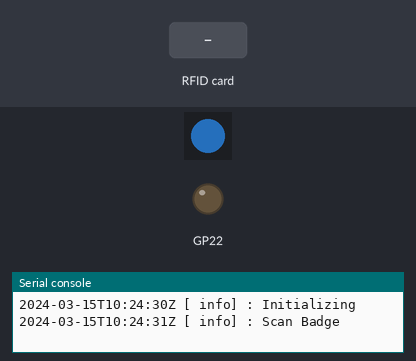
A program run on a simulated Raspberry Pi Pico running CircuitPython. Shown: 1 RGB LEDs in strip order, left to right, output pins drawn as LEDs (lit = HIGH), the last lines printed to the serial console. Inputs (shaded band) come from the test bench. Dim RGB values are drawn brighter than linear; the clock reads 2024-03-15 10:24:30 at power-on unless the program sets it; values from a settings file that is not in the repository are placeholders; web requests get an empty 200 reply after 0.4 s.

Above: at 2.7 s.
2.8 s: RFID card 5E 7A 19 C4 held to the reader
At 3.0 s:
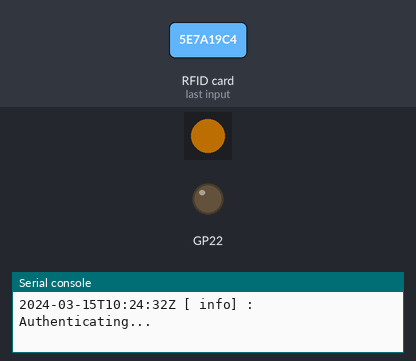
At 4.3 s:
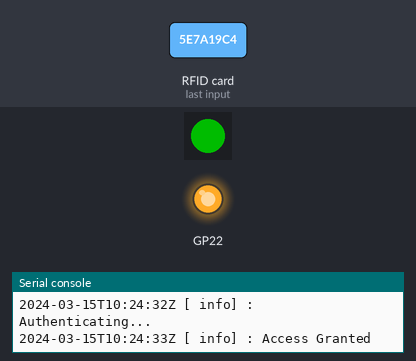
Timing chart, 0 to 14.7 s (numbered marks = the images above; inputs shaded):
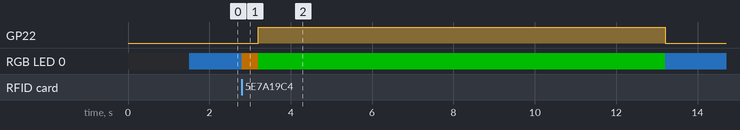

The program:

main.py
```python
import time
from os import uname

import board
from busio import SPI, I2C
from digitalio import DigitalInOut, Direction
from microcontroller import Pin
from neopixel import NeoPixel

from src.display import Display
from src.logger import logger
from src.reader import Reader
from src.wifi import Wifi


# region Classes
class Config:
    spi: tuple[Pin, Pin, Pin]
    i2c: tuple[Pin, Pin]
    reader: tuple[Pin, Pin]
    display: tuple[Pin, Pin] | None
    relay: Pin
    neopixel: Pin
    neopixel_count: int
# endregion


# region Colors
class colors:
    OFF = (0, 0, 0)
    RED = (255, 0, 0)
    YELLOW = (255, 150, 0)
    GREEN = (0, 255, 0)
    # CYAN = (0, 255, 255)
    # BLUE = (0, 0, 255)
    # PURPLE = (180, 0, 255)
    FAMILAB_BLUE = 0x3399FF
# endregion


# region Board Configurations
board_id = uname()[0]
if board_id == 'ESP32S3':
    config = Config()
    config.neopixel = RuntimeError("Unimplemented!")
    config.neopixel_count = 1
    config.spi = (board.SCLK, board.MOSI, board.MISO)
    config.reader = (board.SDA, board.D5)
    config.display = (board.TFT_CS, board.TFT_DC)
    config.relay = board.D13

elif board_id == 'rp2040':
    config = Config()
    config.neopixel = board.GP11
    config.neopixel_count = 1
    config.spi = (board.GP18, board.GP19, board.GP16)
    config.i2c = (board.GP1, board.GP0)
    config.reader = (board.GP2, board.GP3)
    config.relay = board.GP22

else:
    raise RuntimeError(f"Unsupported platform {board_id}")
# endregion


# region Setup
logger.info("#####################")
logger.info("# Access Controller #")
logger.info("#####################")

## Init NeoPixels
logger.info("Initializing")
pixels: NeoPixel = NeoPixel(
    pin=config.neopixel,
    n=config.neopixel_count,
    brightness=0.3,
    auto_write=True)
pixels.fill(colors.OFF)

## Init Serial
spi: SPI = SPI(*config.spi)
i2c: I2C = I2C(*config.i2c)

## Init Display
display: Display | None = None
if hasattr(config, "display"):
    display = Display(spi, *config.display)

## Init Reader
if display:
    display.draw_text("Initializing\nNFC Reader")

reader: Reader = Reader(i2c, *config.reader)

## Init Wi-Fi
if display:
    display.draw_text("Connecting\nto WiFi")

wifi: Wifi = Wifi()

## Init Relay
relay: DigitalInOut = DigitalInOut(config.relay)
relay.direction = Direction.OUTPUT

# endregion


# region Main Loop
while True:

    # Waiting for a badge...
    pixels[0] = colors.FAMILAB_BLUE
    logger.info("Scan Badge")
    if display:
        display.draw_text("Familab\nScan Badge")

    media_code = reader.do_read()

    # Got a badge! Checking access...
    pixels[0] = colors.YELLOW
    logger.info("Scanned media: " + media_code)
    logger.info("Authenticating...")
    if display:
        display.draw_text("Authenticating...", 0x00FFFF)

    can_access = wifi.check_access(media_code)

    # Got badge status
    if can_access:
        # Door open!
        logger.info("Access Granted")
        relay.value = 1
        pixels[0] = colors.GREEN
        if display:
            display.draw_text("Access Granted", 0x00FF00)
        time.sleep(10)
        relay.value = 0

    else:
        # Door not open
        logger.info("Access Denied")
        pixels[0] = colors.RED
        if display:
            display.draw_text("Access Denied", 0xFF0000)
        time.sleep(3)

# endregion
```

display.py
```python
import displayio
import terminalio
from adafruit_display_text import label
from adafruit_st7789 import ST7789
from busio import SPI
from microcontroller import Pin

BORDER = 20
FONTSCALE = 2

# Colors
FAMILAB_BLUE = 0x3399FF


class Display:
    display: ST7789

    def __init__(self, spi: SPI, tft_cs: Pin, tft_dc: Pin):
        displayio.release_displays()

        display_bus = displayio.FourWire(spi, command=tft_dc, chip_select=tft_cs)
        # display = ST7789(display_bus, rotation=270, width 240, height=135, rowstart = 40, colstart=53)
        self.display = ST7789(
            display_bus, rotation=90, width=240, height=135, rowstart=40, colstart=53
        )

    def draw_text(self,
                  text: str,
                  border_color=None,
                  text_color=0xFFFFFF,
                  foreground_color=FAMILAB_BLUE):

        print("| %s |" % text.replace("\n", " "))

        if border_color is None:
            border_color = foreground_color

        splash = displayio.Group()

        border_bitmap = displayio.Bitmap(self.display.width, self.display.height, 1)
        border_palette = displayio.Palette(1)
        border_palette[0] = border_color

        border_sprite = displayio.TileGrid(border_bitmap, pixel_shader=border_palette, x=0, y=0)
        splash.append(border_sprite)

        foreground_bitmap = displayio.Bitmap(self.display.width - BORDER * 2, self.display.height - BORDER * 2, 1)
        foreground_palette = displayio.Palette(1)
        foreground_palette[0] = foreground_color
        foreground_sprite = displayio.TileGrid(foreground_bitmap, pixel_shader=foreground_palette, x=BORDER, y=BORDER)
        splash.append(foreground_sprite)

        text_area = label.Label(terminalio.FONT, text=text, color=text_color)
        text_width = text_area.bounding_box[2] * FONTSCALE
        text_group = displayio.Group(
            scale=FONTSCALE,
            x=self.display.width // 2 - text_width // 2,
            y=self.display.height // 2, )
        text_group.append(text_area)
        splash.append(text_group)

        self.display.root_group = splash
```

logger.py
```python
import os
import time

import rtc
from time import struct_time

# Log levels by priority
_log_levels = {
    "error": 0,
    "warn": 1,
    "info": 2,
    "debug": 3,
    "trace": 4
}

# Create RTC to get timestamps for logs
r = rtc.RTC()
r.datetime = time.localtime()


class Logger:
    log_level: str = os.getenv("log.level", "info")

    def __init__(self):
        print("\n\n")

    def log(self, level: str, message: str, args: tuple = ()):
        if _log_levels[level] <= _log_levels[self.log_level]:
            print(f"{_to_iso(r.datetime)} [{level:>5}] : {str(message) % args}")

    def error(self, message: str, *args):
        self.log("error", message, *args)

    def warn(self, message: str, *args):
        self.log("warn", message, args)

    def info(self, message: str, *args):
        self.log("info", message, args)

    def debug(self, message: str, *args):
        self.log("debug", message, *args)

    def trace(self, message: str, *args):
        self.log("trace", message, *args)


def _to_iso(ts: struct_time):
    return f"{ts.tm_year:04}-{ts.tm_mon:02}-{ts.tm_mday:02}T{ts.tm_hour:02}:{ts.tm_min:02}:{ts.tm_sec:02}Z"


logger = Logger()
```

reader.py
```python
from adafruit_pn532.i2c import PN532_I2C
from busio import I2C
from digitalio import DigitalInOut
from microcontroller import Pin


class Reader:
    pn532: PN532_I2C

    def __init__(self, i2c: I2C, irq: Pin, rst: Pin):
        self.pn532 = PN532_I2C(
            i2c,
            irq=DigitalInOut(irq),
            reset=DigitalInOut(rst),
            debug=False)
        self.pn532.SAM_configuration()

    def do_read(self) -> str:
        # Start listening
        self.pn532.listen_for_passive_target()

        # Wait for card to be present...
        response: bytearray | None = None
        while response is None:
            response = self.pn532.get_passive_target()

        # Return card
        return "".join(["%02x" % x for x in response])
```

wifi.py
```python
import os

import adafruit_requests
import socketpool
import ssl
from wifi import radio

from src.logger import logger


class Wifi:
    ssid: str = os.getenv("network.ssid")
    password: str = os.getenv("network.password")
    base_url: str = os.getenv("network.base_url")
    location: str = os.getenv("config.location")

    media_cache: set[str] = set(os.getenv("config.default_media_cache", "").split(","))

    def __init__(self):
        if self.base_url is None:
            raise RuntimeError("'base_url' setting not found")
        if self.location is None:
            raise RuntimeError("'location' setting not found")

        try:
            radio.connect(self.ssid, self.password)
        except Exception as e:
            print(e)

        pool = socketpool.SocketPool(radio)
        self.requests = adafruit_requests.Session(pool, ssl.create_default_context())

    def check_access(self, media_code: str) -> bool:

        url = f"{self.base_url}/api/access/{media_code}"
        logger.debug("POST %s", url)

        try:
            response = self.requests.post(
                url,
                headers={"x-location-code": self.location},
                timeout=2
            )

            is_allowed = response.status_code == 200
            if is_allowed:
                self.media_cache.add(media_code)
            else:
                self.media_cache.remove(media_code)

            return is_allowed

        except Exception as exc:
            logger.error("Fetching badge access failed: %s", exc)
            logger.warn("Using local cache")
            return media_code in self.media_cache
```

Measured:
- after the input at 2.8 s, GP22: LOW → HIGH after 0.40 s, → LOW 10.0 s later; RGB LED 0: RGB(15, 45, 76) → RGB(76, 45, 0) at once, → RGB(0, 76, 0) 0.40 s later, → RGB(15, 45, 76) 10.0 s later
